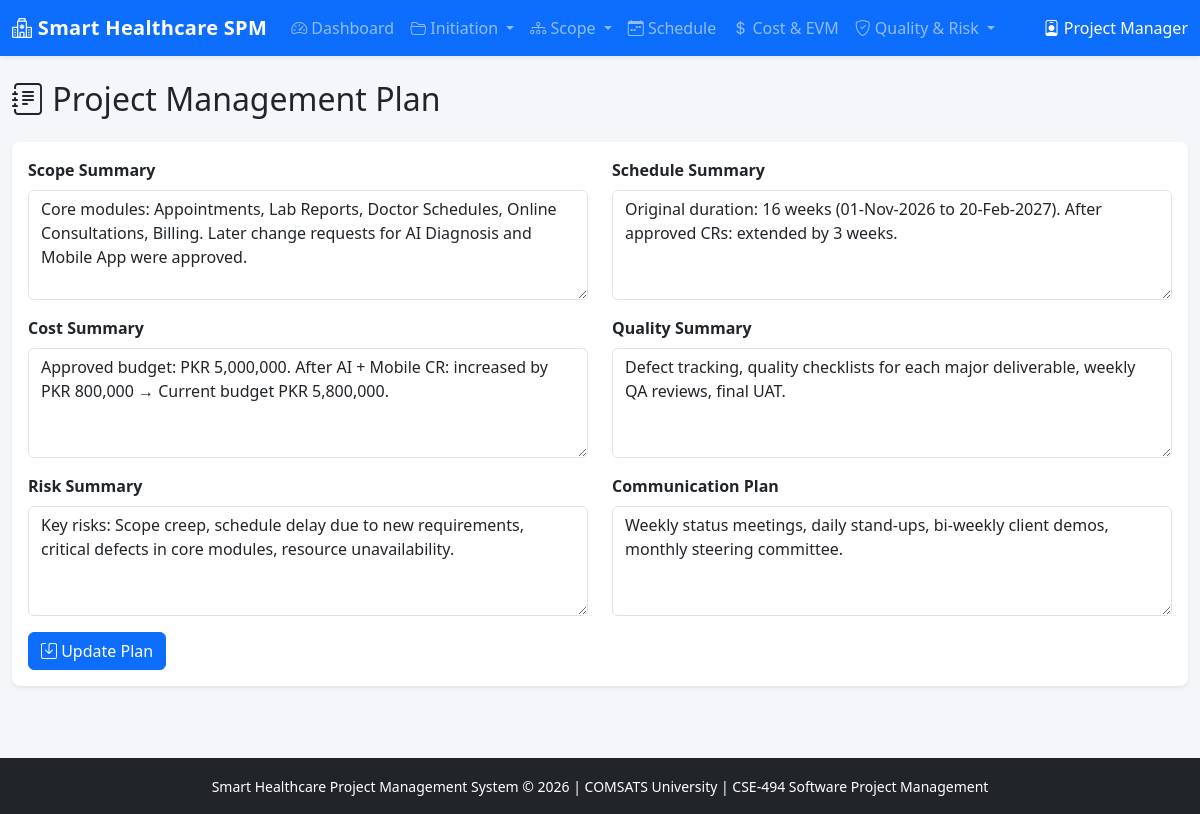
Page /modules/plan.php on the committed database.
### tables this page shows
CREATE TABLE project_plans (
    id INT AUTO_INCREMENT PRIMARY KEY,
    project_id INT NOT NULL,
    scope_summary TEXT,
    schedule_summary TEXT,
    cost_summary TEXT,
    quality_summary TEXT,
    risk_summary TEXT,
    communication_plan TEXT,
    FOREIGN KEY (project_id) REFERENCES projects(id) ON DELETE CASCADE
);

### modules/plan.php (the view, shortened to what this page needs)
<?php
require_once '../includes/functions.php';
$plan = $pdo->query("SELECT * FROM project_plans WHERE project_id = 1")->fetch();
include '../includes/header.php';
?>
<div class="container-fluid py-4">
    <h2 class="mb-4"><i class="bi bi-journal-text"></i> Project Management Plan</h2>
    <div class="card border-0 shadow-sm">
        <div class="card-body">
            <form method="POST">
                <div class="row">
                    <div class="col-md-6 mb-3">
                        <label class="form-label fw-bold">Scope Summary</label>
                        <textarea name="scope_summary" class="form-control" rows="4"><?= htmlspecialchars($plan['scope_summary'] ?? '') ?></textarea>
                    </div>
                    <div class="col-md-6 mb-3">
                        <label class="form-label fw-bold">Schedule Summary</label>
                        <textarea name="schedule_summary" class="form-control" rows="4"><?= htmlspecialchars($plan['schedule_summary'] ?? '') ?></textarea>
                    </div>
                    <div class="col-md-6 mb-3">
                        <label class="form-label fw-bold">Cost Summary</label>
                        <textarea name="cost_summary" class="form-control" rows="4"><?= htmlspecialchars($plan['cost_summary'] ?? '') ?></textarea>
                    </div>
                    <div class="col-md-6 mb-3">
                        <label class="form-label fw-bold">Quality Summary</label>
                        <textarea name="quality_summary" class="form-control" rows="4"><?= htmlspecialchars($plan['quality_summary'] ?? '') ?></textarea>
                    </div>
                    <div class="col-md-6 mb-3">
                        <label class="form-label fw-bold">Risk Summary</label>
                        <textarea name="risk_summary" class="form-control" rows="4"><?= htmlspecialchars($plan['risk_summary'] ?? '') ?></textarea>
                    </div>
                    <div class="col-md-6 mb-3">
                        <label class="form-label fw-bold">Communication Plan</label>
                        <textarea name="communication_plan" class="form-control" rows="4"><?= htmlspecialchars($plan['communication_plan'] ?? '') ?></textarea>
                    </div>
                </div>
                <button type="submit" class="btn btn-primary"><i class="bi bi-save"></i> Update Plan</button>
            </form>
        </div>
    </div>
</div>
<?php include '../includes/footer.php'; ?>

### assets/css/style.css (style rules this page uses)
body { background-color: #f4f6f9; font-family: 'Segoe UI', system-ui, sans-serif; }
.card { border-radius: 0.5rem; }

### rows in the picture
project_plans: scope_summary "Core modules: Appointments, Lab Reports, Doctor Schedules, Online Consultations, Billing. Later change requests for AI Diagnosis and Mobile App were approved.", schedule_summary "Original duration: 16 weeks (01-Nov-2026 to 20-Feb-2027). After approved CRs: extended by 3 weeks.", cost_summary "Approved budget: PKR 5,000,000. After AI + Mobile CR: increased by PKR 800,000 → Current budget PKR 5,800,000.", quality_summary "Defect tracking, quality checklists for each major deliverable, weekly QA reviews, final UAT.", risk_summary "Key risks: Scope creep, schedule delay due to new requirements, critical defects in core modules, resource unavailability.", communication_plan "Weekly status meetings, daily stand-ups, bi-weekly client demos, monthly steering committee."
